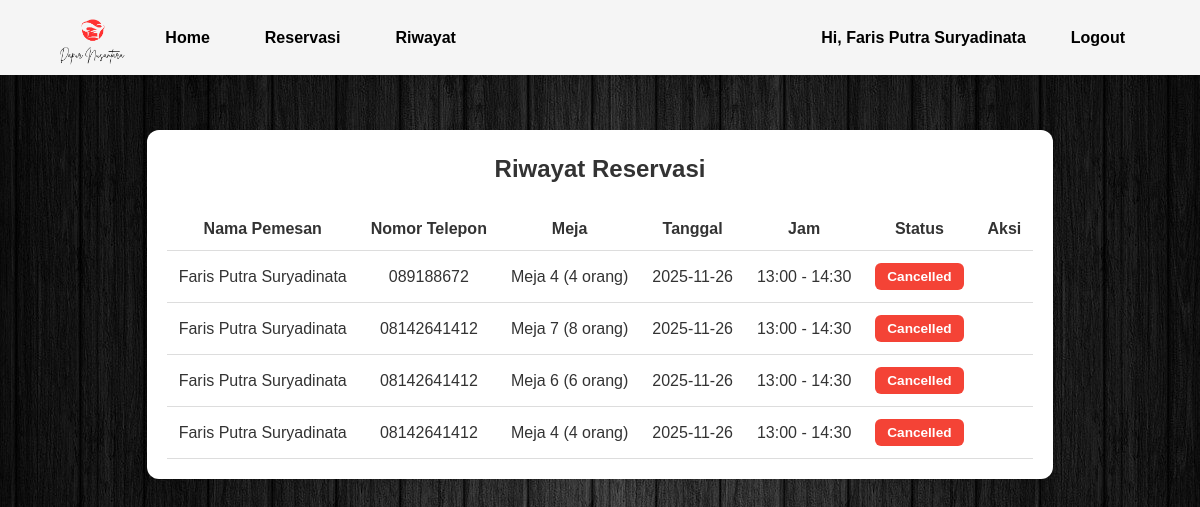
/riwayat.php (signed in), run on the app's committed database.
### tables this page shows
CREATE TABLE `reservations` (
  `id` int NOT NULL,
  `user_id` int NOT NULL,
  `meja_id` int NOT NULL,
  `nama_pemesan` varchar(100) NOT NULL,
  `notelp` varchar(20) NOT NULL,
  `tanggal` date NOT NULL,
  `jam_mulai` time NOT NULL,
  `jam_selesai` time NOT NULL,
  `status` enum('pending','waiting_admin','confirmed','approved','cancelled','request_cancel') DEFAULT 'pending',
  `bukti_pembayaran` varchar(255) DEFAULT NULL,
  `created_at` timestamp NULL DEFAULT CURRENT_TIMESTAMP
);

CREATE TABLE `tables` (
  `id` int NOT NULL,
  `nomor_meja` int NOT NULL,
  `kapasitas` int NOT NULL,
  `status` enum('tersedia','tidak tersedia') DEFAULT 'tersedia'
);

### riwayat.php (the view, shortened to what this page needs)
<?php
include "config.php";
include "navbar.php";
$user_id = $_SESSION['user_id'];
$reservasi = mysqli_query($conn, "SELECT r.*, t.kapasitas
    FROM reservations r
    JOIN tables t ON r.meja_id = t.id
    WHERE r.user_id='$user_id' ORDER BY r.tanggal DESC");
?>
<!DOCTYPE html>
<html lang="id">
<head>
  <link rel="stylesheet" href="assets/css/style.css">
</head>
<body class="riwayat-body">
  <div class="riwayat">
    <h2 style="text-align:center; margin-bottom:20px;">Riwayat Reservasi</h2>
    <table>
      <tr>
        <th>Nama Pemesan</th>
        <th>Nomor Telepon</th>
        <th>Meja</th>
        <th>Tanggal</th>
        <th>Jam</th>
        <th>Status</th>
        <th>Aksi</th>
      </tr>
      <?php while($row = mysqli_fetch_assoc($reservasi)): ?>
        <?php
          $createdAt = strtotime($row['created_at']);
          $now = time();
          $elapsedSec = $now - $createdAt;
          $remainingSec = max(0, (5 * 60) - $elapsedSec);
        ?>
        <tr>
          <td><?= htmlspecialchars($row['nama_pemesan']) ?></td>
          <td><?= htmlspecialchars($row['notelp']) ?></td>
          <td>Meja <?= $row['meja_id'] ?> (<?= $row['kapasitas'] ?> orang)</td>
          <td><?= htmlspecialchars($row['tanggal']) ?></td>
          <td><?= substr($row['jam_mulai'],0,5) ?> - <?= substr($row['jam_selesai'],0,5) ?></td>
          <td>
            <?php if ($row['status'] == 'pending'): ?>
              <span class="badge pending">Pending</span>
              <?php if ($remainingSec > 0): ?>
                <div class="countdown" id="countdown-<?= $row['id'] ?>">
                  ⏱️ Waktu tersisa: <span id="timer-<?= $row['id'] ?>">05:00</span>
                </div>
              <?php endif; ?>
            <?php elseif ($row['status'] == 'confirmed'): ?>
              <span class="badge confirmed">Confirmed</span>
            <?php elseif ($row['status'] == 'waiting_admin'):?>
               <span class="badge pending">Waiting admin</span>
             <?php elseif ($row['status'] == 'request_cancel'):?>
               <span class="badge pending">Request Cancel</span>
            <?php else:?>
              <span class="badge rejected">Cancelled</span>
            <?php endif; ?>
          </td>
          <td>
          </td>
        </tr>
      <?php endwhile; ?>
    </table>
  </div>
</body>
</html>

### assets/css/style.css (style rules this page uses)
* { margin: 0; padding: 0; box-sizing: border-box; font-family: 'Poppins', sans-serif; }
body { background-color: #3a2e2e; font-family: 'Poppins', sans-serif; display: flex; flex-direction: column; min-height: 100vh; background: #fdfaf5; color: #333; line-height: 1.6; }
.riwayat-body { background-image:url(../img/woodbackground.jpg ); background-size:cover; }
.riwayat { max-width: 90%; margin:130px auto; background: #fff; padding: 20px; border-radius: 12px; box-shadow: 0 4px 12px rgba(0,0,0,0.1); overflow-x: auto; }
.riwayat table { width: 100%; border-collapse: collapse; word-wrap: break-word; table-layout: auto; }
.riwayat th, .riwayat td { padding: 12px; border-bottom: 1px solid #ddd; text-align: center; white-space: normal; }
.riwayat .badge { display: inline-block; padding: 6px 12px; border-radius: 6px; color: #fff; font-weight: 700; font-size: 0.85rem; text-align: center; }
.riwayat .badge.rejected { background: #f44336; }

### riwayat.php (style rules this page uses)
.riwayat .badge { display: inline-block; padding: 6px 12px; border-radius: 6px; color: #fff; font-weight: 700; font-size: 0.85rem; text-align: center; }
.riwayat .badge.rejected { background: #f44336; }

### data on the page
reservations: nama_pemesan "Faris Putra Suryadinata", notelp "089188672", meja "4", meja.kapasitas "4", tanggal "2025-11-26", jam_mulai "13:00", jam_selesai "14:30", status "Cancelled"
reservations: nama_pemesan "Faris Putra Suryadinata", notelp "08142641412", meja "7", meja.kapasitas "8", tanggal "2025-11-26", jam_mulai "13:00", jam_selesai "14:30", status "Cancelled"
reservations: nama_pemesan "Faris Putra Suryadinata", notelp "08142641412", meja "6", meja.kapasitas "6", tanggal "2025-11-26", jam_mulai "13:00", jam_selesai "14:30", status "Cancelled"
reservations: nama_pemesan "Faris Putra Suryadinata", notelp "08142641412", meja "4", meja.kapasitas "4", tanggal "2025-11-26", jam_mulai "13:00", jam_selesai "14:30", status "Cancelled"

### other printed values
$_SESSION['nama'] "Faris Putra Suryadinata"
